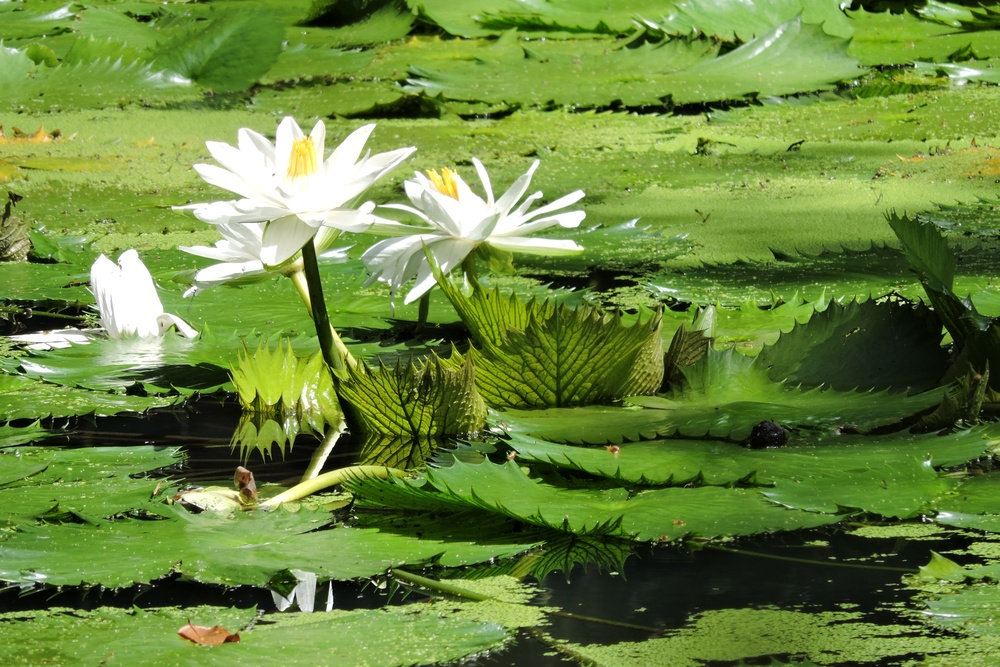
#> input picture aula01/imagens/DSCN5440.JPG, 1000 x 667 px, shrunk from 4608 x 3072 before the run
$ jupyter execute pdi_aula01.ipynb
#> lines starting #> are read from the running program, lines starting #| are printed output that depends on the picture
[cell 1]
import cv2 as cv
import matplotlib.pyplot as plt
import numpy as np

cv.__version__

[cell 2]
img_original = cv.imread('imagens//DSCN5440.JPG')
#> img_original is the input picture: shape (667, 1000, 3); mean B, G, R 60.9, 133.9, 106.3

[cell 3]
img_gray = cv.cvtColor(img_original, cv.COLOR_RGB2GRAY)
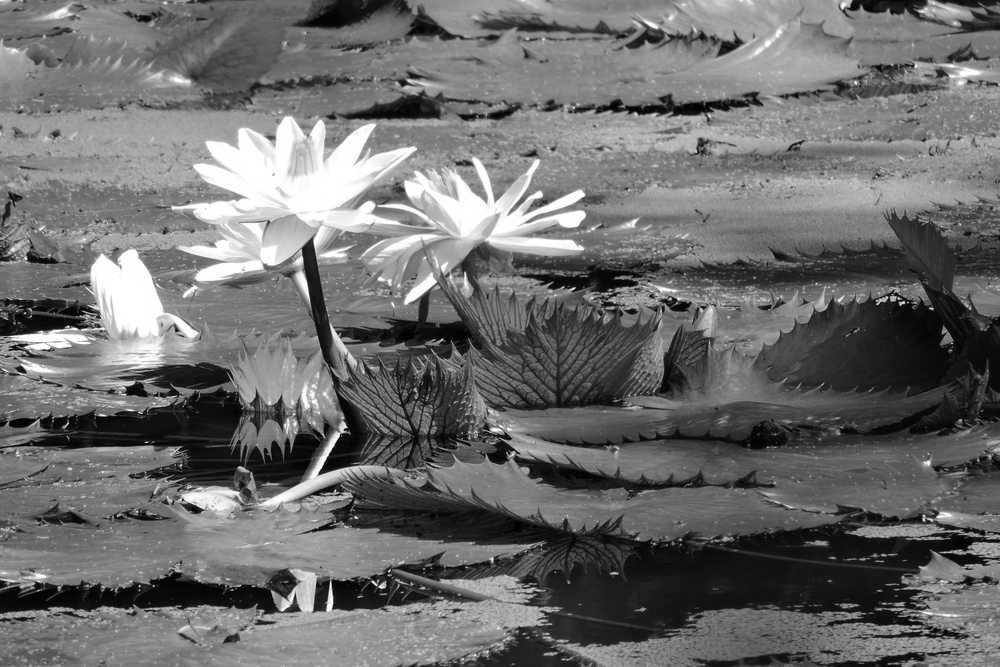
#> img_gray: shape (667, 1000); min 0, max 255, mean 108.9

img_red = np.zeros_like(img_original)
img_green = np.zeros_like(img_original)
img_blue = np.zeros_like(img_original)

img_red[:,:,0] = img_original[:,:,0]
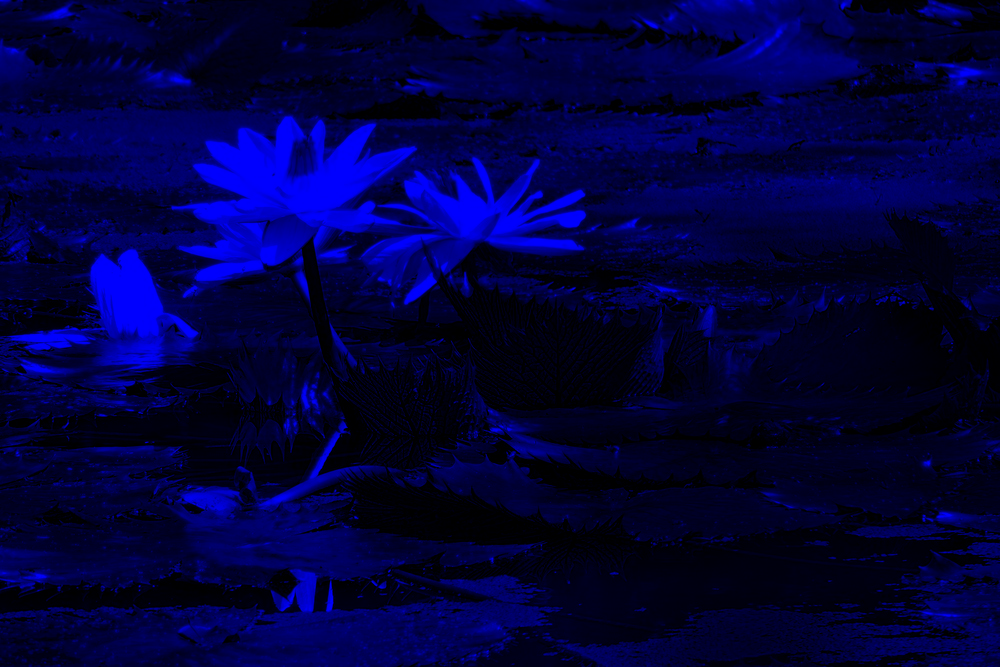
#> img_red: shape (667, 1000, 3); mean B, G, R 60.9, 0, 0
img_green[:,:,1] = img_original[:,:,1]
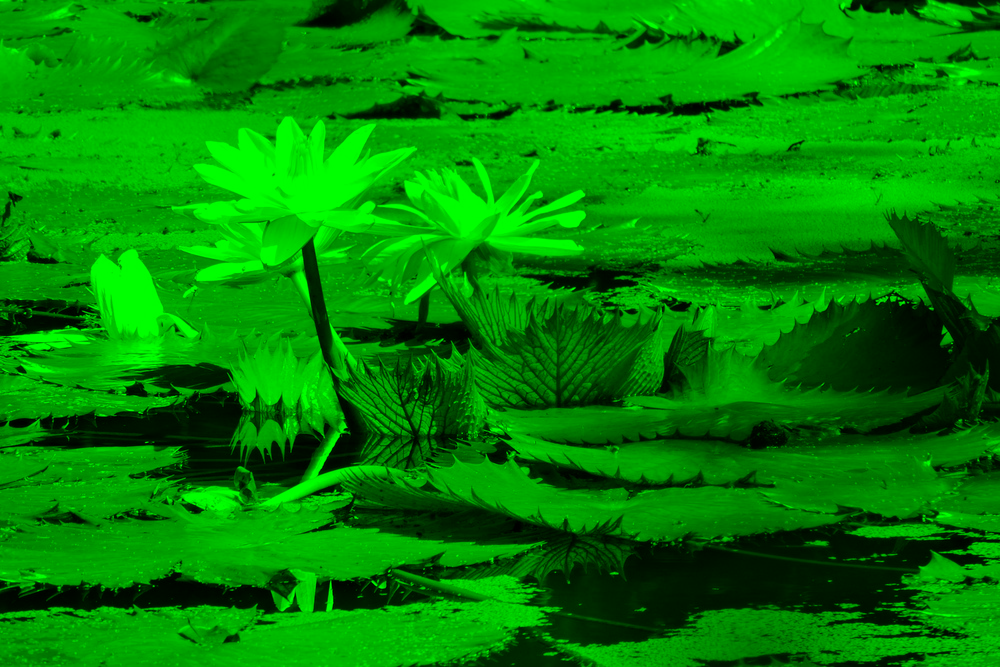
#> img_green: shape (667, 1000, 3); mean B, G, R 0, 133.9, 0
img_blue[:,:,2] = img_original[:,:,2]
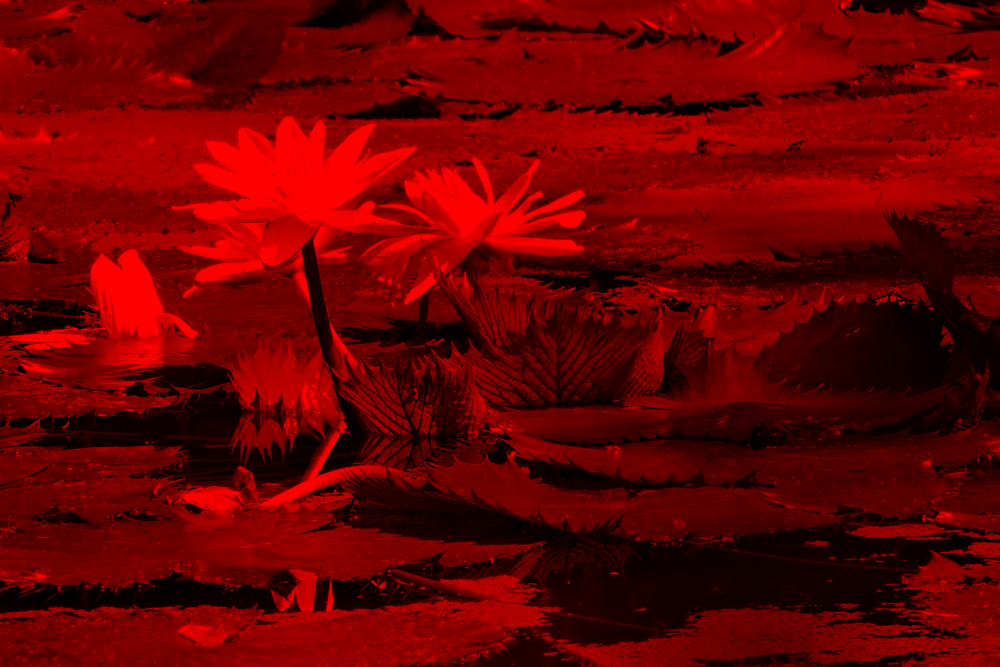
#> img_blue: shape (667, 1000, 3); mean B, G, R 0, 0, 106.3

[cell 4]
plt.imshow(cv.cvtColor(img_original, cv.COLOR_BGR2RGB))
plt.axis('off');
